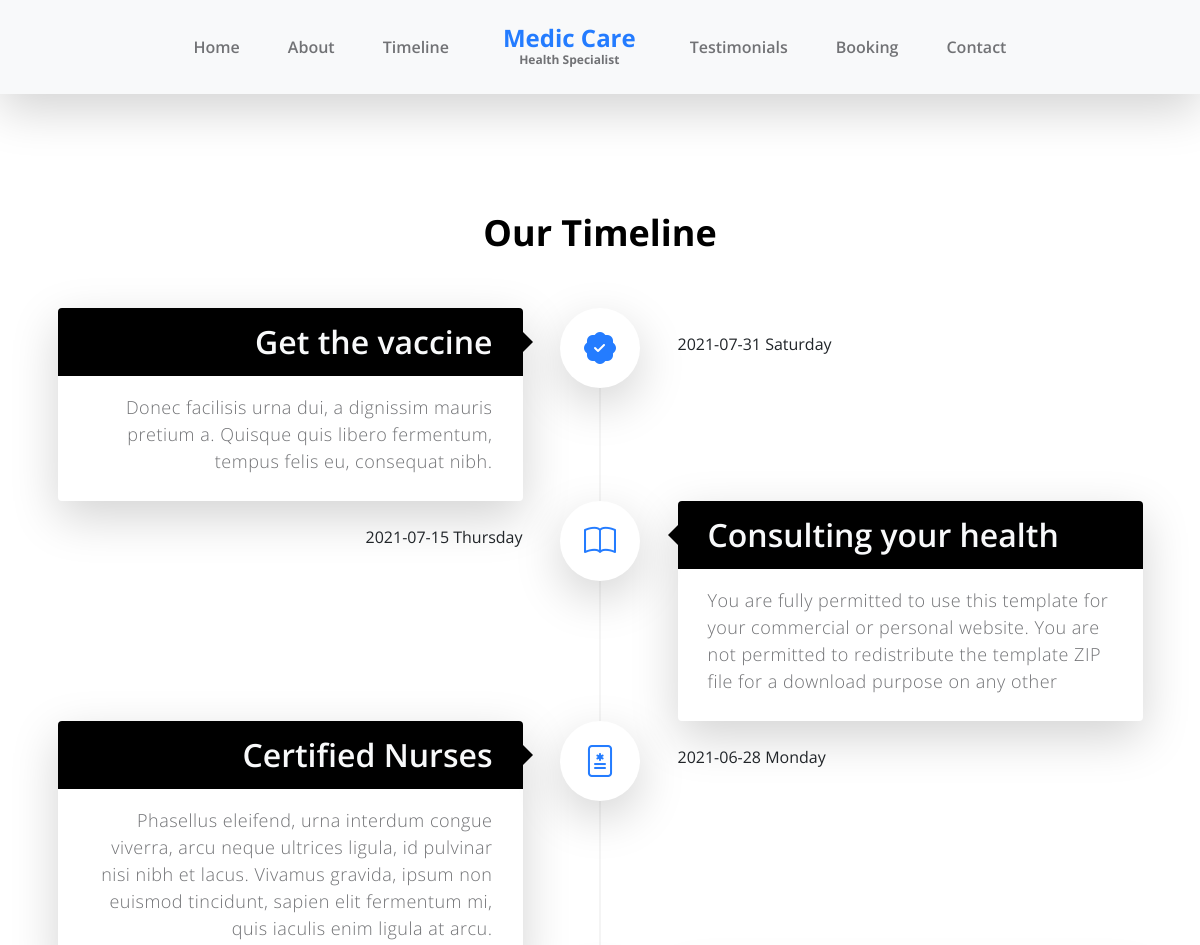
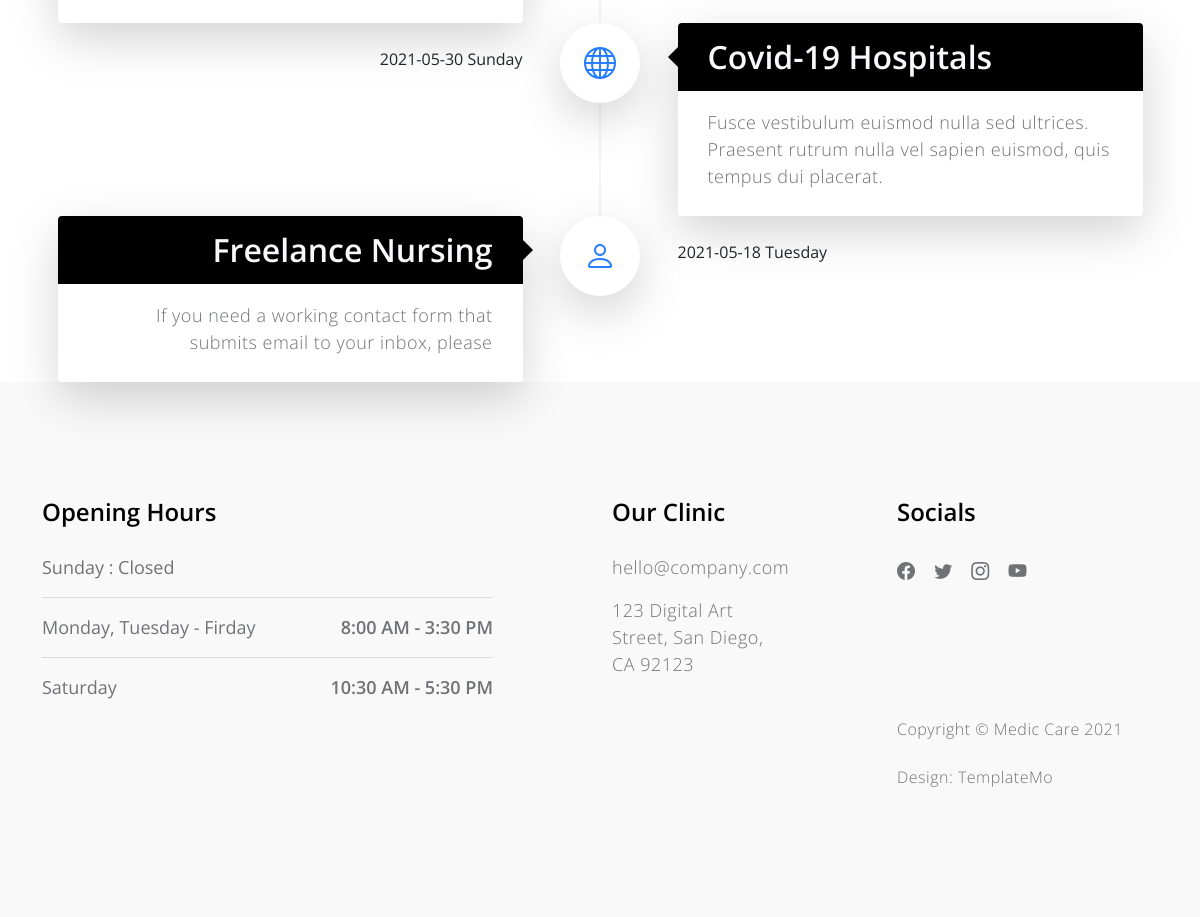
Page /timeline/ on the committed database (2 pictures, top to bottom).
### app/models.py (models this page shows, shortened)
class HeaderText(models.Model):
    tag = models.CharField(max_length=255, null=True, blank=True)
    title = models.CharField(max_length=255)
    class Meta:
        verbose_name = "Header Text"
        verbose_name_plural = "Header Text"

class Timeline(models.Model):
    title = models.CharField(max_length=50)
    description = models.TextField(max_length=250, null=True, blank=True)
    icon_class= models.CharField(max_length=50, null=True, blank=True, help_text="FontAwesome icon")
    data = models.CharField(max_length=50)
    class Meta:
        verbose_name = "Timeline"
        verbose_name_plural = "Timeline"

class OpeningHours(models.Model):
    title = models.CharField(max_length=60)
    days1 = models.CharField(max_length=60)
    days2 = models.CharField(max_length=60)
    open_time1 = models.CharField(max_length=60)
    open_time2 = models.CharField(max_length=60)
    close_time = models.CharField(max_length=60)
    class Meta:
        verbose_name = "Opening Hours"
        verbose_name_plural = "Opening Hours"

class OurClinic(models.Model):
    title = models.CharField(max_length=50)
    url = models.URLField(max_length=255, blank=True)
    name_url = models.CharField(max_length=250, blank=True, null=True)
    address = models.CharField(max_length=250, blank=True, null=True)
    class Meta:
        verbose_name = "Our Clinic"
        verbose_name_plural = "Our Clinic"

class Socials(models.Model):
    title = models.CharField(max_length=50)
    url = models.URLField(max_length=255, blank=True)
    html_class = models.CharField(max_length=255)
    class Meta:
        verbose_name = "Social"
        verbose_name_plural = "Socials"

class FooterText(models.Model):
    text1 = models.CharField(max_length=255, blank=True, null=True)
    text2 = models.CharField(max_length=255, blank=True, null=True)
    text3 = models.CharField(max_length=255, blank=True, null=True)
    link_url = models.URLField(max_length=200, blank=True, null=True)
    class Meta:
        verbose_name = "Footer Text"
        verbose_name_plural = "Footer Text"

### app/views.py (the view)
# urls.py: path('timeline/', views.timeline, name="timeline"),
def timeline(request):
    context = {
        "header_text": HeaderText.objects.all(),
        "footer_text": FooterText.objects.all().first(),
        "timeline": Timeline.objects.all(),
        "opening_hours": OpeningHours.objects.all().first(),
        "our_clinic": OurClinic.objects.all().first(),
        "socials": Socials.objects.all()
    }
    return render(request, "timeline.html", context)

### app/templates/timeline.html
{% extends "base.html" %}
{% load static %}
{% block timeline_template %}
    <section class="section-padding pb-0" id="timeline">
        <div class="container">
            <div class="row">
                <h2 class="text-center mb-lg-5 mb-4">{{header_text.1.tag}}</h2>
                <div class="timeline">
                    {% for timeline in timeline %}
                    <div class="row g-0 justify-content-end justify-content-md-around align-items-start timeline-nodes">
                        <div class="col-9 col-md-5 me-md-4 me-lg-0 order-3 order-md-1 timeline-content bg-white shadow-lg">
                            <h3 class=" text-light">{{timeline.title}}</h3>
                            <p>{{timeline.description}}</p>
                        </div>
                        <div class="col-3 col-sm-1 order-2 timeline-icons text-md-center">
                            <i class="{{timeline.icon_class}}"></i>
                        </div>
                        <div class="col-9 col-md-5 ps-md-3 ps-lg-0 order-1 order-md-3 py-4 timeline-date">
                            <time>{{timeline.data}}</time>
                        </div>
                    </div>
                    {% endfor %}
                </div>
            </div>
        </div>
    </section>
{% endblock %}

### app/templates/base.html (shortened to what this page needs)
{% load static %}
<!Doctype html>
<html lang="en">
    <head>
        <link href="{% static "css/bootstrap.min.css"%}" rel="stylesheet" >
        <link href="{% static "css/bootstrap-icons.css" %}" rel="stylesheet">
        <link href="{% static "css/owl.carousel.min.css" %}" rel="stylesheet">
        <link href="{% static "css/owl.theme.default.min.css" %}" rel="stylesheet">
        <link href="{% static "css/templatemo-medic-care.css" %}" rel="stylesheet">
    </head>
    <body id="top">
        <nav class="navbar navbar-expand-lg bg-light fixed-top shadow-lg">
            <div class="container">
                <div class="collapse navbar-collapse" id="navbarNav">
                    <ul class="navbar-nav mx-auto">
                        <li class="nav-item active">
                            <a class="nav-link" href="{% url 'index' %}">Home</a>
                        </li>
                        <li class="nav-item">
                            <a class="nav-link" href="{% url 'about' %}">About</a>
                        </li>
                        <li class="nav-item">
                            <a class="nav-link" href="{% url 'timeline' %}">Timeline</a>
                        </li>
                        <a class="navbar-brand d-none d-lg-block" href="{% url 'index' %}">
                            Medic Care
                            <strong class="d-block">Health Specialist</strong>
                        </a>
                        <li class="nav-item">
                            <a class="nav-link" href="{% url 'testimonials' %}">Testimonials</a>
                        </li>
                        <li class="nav-item">
                            <a class="nav-link" href="{% url 'booking' %}">Booking</a>
                        </li>
                        <li class="nav-item">
                            <a class="nav-link" href="{% url 'contact' %}">Contact</a>
                        </li>
                    </ul>
                </div>
            </div>
        </nav>
        {% block timeline_template %}{% endblock %}
        <footer class="site-footer section-padding" id="contact">
            <div class="container">
                <div class="row">
                    <div class="col-lg-5 me-auto col-12">
                        <h5 class="mb-lg-4 mb-3">{{opening_hours.title}}</h5>
                        <ul class="list-group list-group-flush">
                            <li class="list-group-item d-flex">
                              {{opening_hours.close_time}}
                            </li>
                            <li class="list-group-item d-flex">
                              {{opening_hours.days1}}
                                <span>{{opening_hours.open_time1}}</span>
                            </li>
                            <li class="list-group-item d-flex">
                              {{opening_hours.days2}}
                                <span>{{opening_hours.open_time2}}</span>
                            </li>
                        </ul>
                    </div>
                    <div class="col-lg-2 col-md-6 col-12 my-4 my-lg-0">
                        <h5 class="mb-lg-4 mb-3">{{our_clinic.title}}</h5>
                        <p><a href="mailto:hello@company.co">{{our_clinic.name_url}}</a><p>
                        <p>{{our_clinic.address}}</p>
                    </div>
                    <div class="col-lg-3 col-md-6 col-12 ms-auto">
                        <h5 class="mb-lg-4 mb-3">Socials</h5>
                        <ul class="social-icon">
                          {% for social in socials %}
                            <li>
                              <a href="{{social.url}}" target="_blank" title="{{social.title}}">
                                <i class="{{social.html_class}}"></i>
                              </a>
                            </li>
                          {% endfor %}
                        </ul>
                    </div>
                    <div class="col-lg-3 col-12 ms-auto mt-4 mt-lg-0">
                        <p class="copyright-text">{{footer_text.text1}}
                        <br><br>{{footer_text.text2}} <a href="{{footer_text.link_url}}" target="_parent">{{footer_text.text3}}</a></p>
                    </div>
                </div>
        </footer>
    </body>
</html>

### app/static/css/templatemo-medic-care.css (style rules this page uses)
:root { --white-color: #FFFFFF; --primary-color: #247cff; --section-bg-color: #F9F9F9; --dark-color: #000000; --title-color: #565758; --p-color: #717275; --border-color: #eaeaea; --body-font-family: 'Open Sans', sans-serif; --h1-font-size: 48px; --h2-font-size: 36px; --h3-font-size: 32px; --h4-font-size: 28px; --h5-font-size: 24px; --h6-font-size: 22px; --p-font-size: 18px; --menu-font-size: 16px; --font-weight-light: 300; --font-weight-normal: 400; --font-weight-semibold: 600; --font-weight-bold: 700; }
body { background: var(--white-color); font-family: var(--body-font-family); position: relative; padding-top: 94px; }
h2, h3, h4, h5, h6 { color: var(--dark-color); line-height: inherit; }
h1, h2, h3, h4, h5, h6 { font-weight: var(--font-weight-semibold); }
h1, h2 { font-weight: var(--font-weight-bold); }
h2 { font-size: var(--h2-font-size); }
h3 { font-size: var(--h3-font-size); }
h5 { font-size: var(--h5-font-size); }
p { color: var(--p-color); font-size: var(--p-font-size); font-weight: var(--font-weight-light); letter-spacing: 0.5px; }
a, button { touch-action: manipulation; transition: all 0.3s; }
a { color: var(--p-color); text-decoration: none; }
.section-padding { padding-top: 7rem; padding-bottom: 7rem; }
b, strong { font-weight: var(--font-weight-bold); }
.list-group-item { background-color: transparent; color: var(--p-color); font-size: var(--p-font-size); padding: 1rem 0; }
.list-group-item:first-child { padding-top: 0; }
.list-group-item span { font-weight: var(--font-weight-semibold); margin-left: auto; }
.navbar { padding-top: 20px; padding-bottom: 20px; }
.navbar-brand { color: var(--primary-color); font-size: var(--h5-font-size); font-weight: var(--font-weight-bold); margin: 0 30px; padding: 0; text-align: center; }
.navbar-brand strong { color: var(--p-color); font-size: 12px; position: relative; bottom: 5px; }
.navbar-expand-lg .navbar-nav .nav-link { padding-right: 1.5rem; padding-left: 1.5rem; }
.navbar-nav .nav-link { color: var(--p-color); font-weight: var(--font-weight-semibold); font-size: var(--menu-font-size); padding-top: 15px; padding-bottom: 15px; }
.timeline, .timeline-nodes { position: relative; }
.timeline-nodes:nth-child(even) { flex-direction: row-reverse; }
.timeline h3, .timeline p { padding: 10px 30px; }
.timeline h3 { background: var(--dark-color); }
.timeline::before { content: ""; display: block; position: absolute; top: 37px; left: 50%; width: 0; border-left: 1px solid var(--border-color); height: 85%; z-index: 1; transform: translateX(-50%); }
.timeline-content { position: relative; border-radius: 0 0 0.25rem 0.25rem; padding: 0; }
.timeline-nodes:nth-child(odd) h3, .timeline-nodes:nth-child(odd) p { text-align: right; }
.timeline-nodes:nth-child(odd) .timeline-date { text-align: left; }
.timeline-nodes:nth-child(even) .timeline-date { text-align: right; }
.timeline-nodes:nth-child(odd) h3::after { content: ""; position: absolute; top: 50%; left: 100%; transform: translate(0, -50%); width: 0; border-left: 10px solid var(--dark-color); border-top: 10px solid transparent; border-bottom: 10px solid transparent; }
.timeline-nodes h3 { position: relative; border-radius: 0.25rem 0.25rem 0 0; }
.timeline-nodes:nth-child(even) h3::after { content: ""; position: absolute; top: 50%; right: 100%; transform: translate(0, -50%); width: 0; border-right: 10px solid var(--dark-color); border-top: 10px solid transparent; border-bottom: 10px solid transparent; }
.timeline-icons { position: relative; z-index: 100; }
.timeline-icons::before { content: ""; width: 80px; height: 80px; border-radius: 50%; display: block; position: absolute; top: 0; left: 50%; transform: translate(-50%,0); background: var(--white-color); box-shadow: 0 1rem 3rem rgba(0,0,0,.175); z-index: 1; }
.timeline-icon { position: relative; z-index: 100; font-size: var(--h3-font-size); color: var(--primary-color); display: block; text-align: center; line-height: 80px; }
.site-footer { background: var(--section-bg-color); }
.copyright-text { font-size: var(--menu-font-size); }
.social-icon { margin: 0; padding: 0; }
.social-icon li { list-style: none; display: inline-block; vertical-align: top; transition: all 0.3s; }
.social-icon-link { font-size: var(--p-font-size); display: inline-block; vertical-align: top; margin-top: 4px; margin-bottom: 4px; margin-right: 15px; }

### rows in the picture
HeaderText: tag "Our Timeline"
Timeline: title "Get the vaccine", description "Donec facilisis urna dui, a dignissim mauris pretium a. Quisque quis libero fermentum, tempus felis eu, consequat nibh.", data "2021-07-31 Saturday"
Timeline: title "Consulting your health", description "You are fully permitted to use this template for your commercial or personal website. You are not permitted to redistribute the template ZIP file for a download purpose on any other", data "2021-07-15 Thursday"
Timeline: title "Certified Nurses", description "Phasellus eleifend, urna interdum congue viverra, arcu neque ultrices ligula, id pulvinar nisi nibh et lacus. Vivamus gravida, ipsum non euismod tincidunt, sapien elit fermentum mi, quis iaculis enim ligula at arcu.", data "2021-06-28 Monday"
Timeline: title "Covid-19 Hospitals", description "Fusce vestibulum euismod nulla sed ultrices. Praesent rutrum nulla vel sapien euismod, quis tempus dui placerat.", data "2021-05-30 Sunday"
Timeline: title "Freelance Nursing", description "If you need a working contact form that submits email to your inbox, please", data "2021-05-18 Tuesday"
OpeningHours: title "Opening Hours", close_time "Sunday : Closed", days1 "Monday, Tuesday - Firday", open_time1 "8:00 AM - 3:30 PM", days2 "Saturday", open_time2 "10:30 AM - 5:30 PM"
OurClinic: title "Our Clinic", name_url "hello@company.com", address "123 Digital Art Street, San Diego, CA 92123"
FooterText: text1 "Copyright © Medic Care 2021", text2 "Design:", text3 "TemplateMo"
